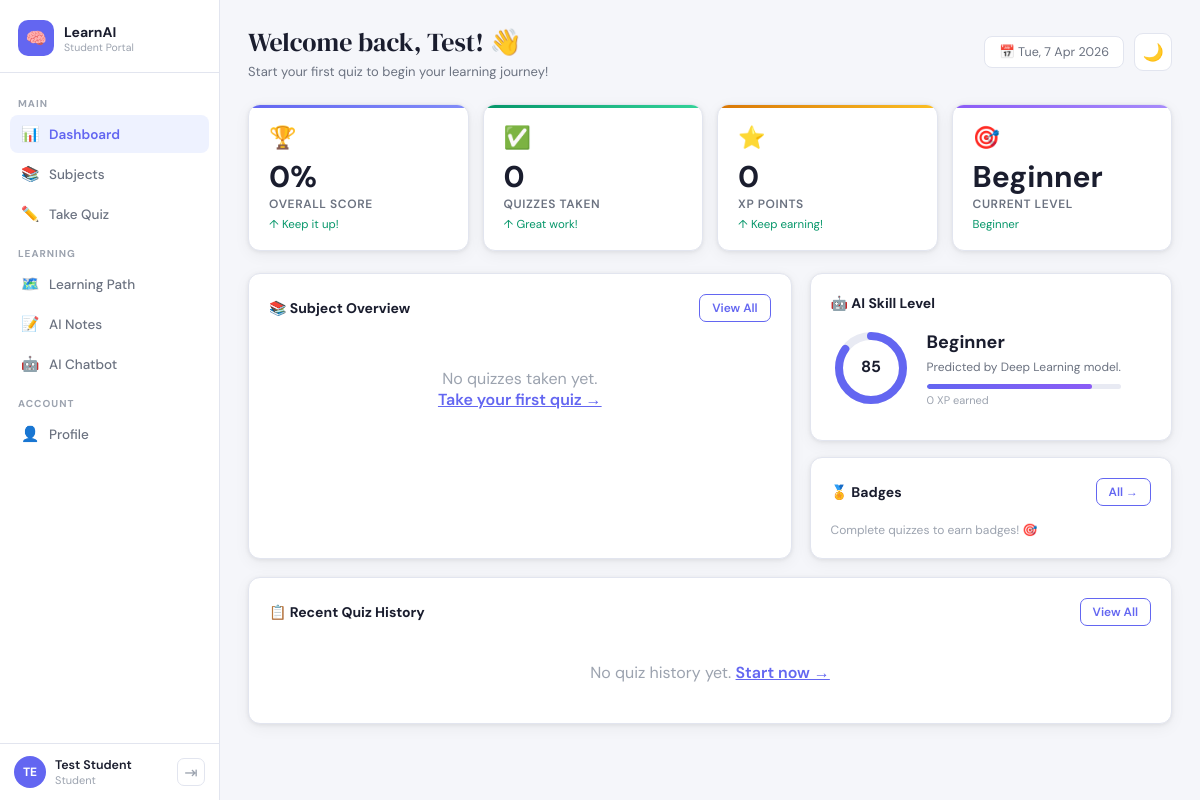
The page /student/dashboard (signed in) on the database its author committed.
### database/models.py (models this page shows)
class User(UserMixin, db.Model):
    __tablename__ = 'users'
    id            = db.Column(db.Integer, primary_key=True)
    name          = db.Column(db.String(100), nullable=False)
    email         = db.Column(db.String(120), unique=True, nullable=False)
    password_hash = db.Column(db.String(200), nullable=False)
    role          = db.Column(db.String(10), nullable=False, default='student')
    subject       = db.Column(db.String(100))
    class_level   = db.Column(db.String(20), nullable=True)  # e.g. "Class 5", "Class 10"
    points        = db.Column(db.Integer, default=0)
    level         = db.Column(db.String(20), default='Beginner')
    firebase_uid  = db.Column(db.String(200), nullable=True)   # ✅ FIXED: Google login ke liye
    created_at    = db.Column(db.DateTime, default=datetime.utcnow)
    quiz_results  = db.relationship('QuizResult', backref='user', lazy=True)
    chat_messages = db.relationship('ChatMessage', backref='user', lazy=True)
    notes         = db.relationship('Note', backref='user', lazy=True)

### app.py (the view)
@student_bp.route('/dashboard')
def dashboard():
    results    = get_user_quiz_results(current_user.id)
    scores     = analyze_skills(results) if results else {}
    level_name, conf, probs = predict_skill_level(scores)
    badges     = Badge.query.filter_by(user_id=current_user.id).all()
    path_row   = LearningPath.query.filter_by(user_id=current_user.id).first()
    weak       = sorted([(s,v) for s,v in scores.items() if v < 60], key=lambda x: x[1])
    return render_template('student/student_dashboard.html',
        user=current_user, results=results[:6], scores=scores,
        level_name=level_name, conf=round(conf*100), probs=probs,
        badges=badges, weak_topics=weak,
        path=json.loads(path_row.path_data) if path_row else [])

### app.py (called while the page is built)
@login_manager.user_loader
def load_user(user_id):
    return User.query.get(int(user_id))

def get_user_quiz_results(user_id):
    results = QuizResult.query.filter_by(user_id=user_id).all()
    return [{'subject': r.subject, 'score': r.score,
             'total': r.total, 'percentage': r.percentage,
             'taken_at': r.taken_at} for r in results]

@student_bp.before_request
def student_auth():
    if not current_user.is_authenticated:
        return redirect(url_for('login'))
    if current_user.role != 'student':
        return redirect(url_for('teacher.dashboard'))

### ml/deep_model.py (called while the page is built)
def load_model():
    global _model
    if _model is not None:
        return _model
    if TF_AVAILABLE and os.path.exists(MODEL_PATH):
        _model = keras.models.load_model(MODEL_PATH)
    return _model

def rule_based_level(avg_score):
    if avg_score >= 80: return 3
    if avg_score >= 65: return 2
    if avg_score >= 45: return 1
    return 0

def predict_skill_level(scores_dict):
    vector = [scores_dict.get(s, 0) for s in SUBJECTS]
    avg    = np.mean([v for v in vector if v > 0]) if any(vector) else 0
    model = load_model()
    if model is not None:
        arr   = np.array(vector).reshape(1, -1) / 100.0
        probs = model.predict(arr, verbose=0)[0]
        level_idx = int(np.argmax(probs))
        confidence = float(probs[level_idx])
    else:
        level_idx  = rule_based_level(avg)
        confidence = 0.85
        probs      = [0.0] * 4
        probs[level_idx] = confidence
    return LEVELS[level_idx], confidence, probs if isinstance(probs, list) else probs.tolist()

### templates/student/student_dashboard.html (shortened to what this page needs)
<!DOCTYPE html>
<html lang="en" data-theme="light">
<head>
</head>
<body>
<aside class="sidebar">
  <div class="logo"><div class="logo-icon">🧠</div><div><div class="logo-name">LearnAI</div><div class="logo-tag">Student Portal</div></div></div>
  <nav class="nav">
    <div class="ns">Main</div>
    <a href="/student/dashboard" class="na on"><span class="ni">📊</span> Dashboard</a>
    <a href="/student/subjects"  class="na"><span class="ni">📚</span> Subjects</a>
    <a href="/student/subjects"  class="na"><span class="ni">✏️</span> Take Quiz</a>
    <div class="ns">Learning</div>
    <a href="/student/path"      class="na"><span class="ni">🗺️</span> Learning Path</a>
    <a href="/student/notes"     class="na"><span class="ni">📝</span> AI Notes</a>
    <a href="/student/chatbot"   class="na"><span class="ni">🤖</span> AI Chatbot</a>
    <div class="ns">Account</div>
    <a href="/student/profile"   class="na"><span class="ni">👤</span> Profile</a>
  </nav>
  <div class="sfoot">
    <div class="uav">{{ user.name[:2].upper() if user.name else 'U' }}</div>
    <div>
      <div class="unm">{{ user.name }}</div>
      <div class="url">Student</div>
    </div>
    <a href="/logout" class="lb" title="Logout">⇥</a>
  </div>
</aside>
<main class="main">
  <div class="topbar">
    <div>
      <div class="page-title">Welcome back, {{ user.name.split()[0] }}! 👋</div>
      <div class="page-sub">
        {% if results %}
          You have taken {{ results|length }} quiz{{ 'zes' if results|length != 1 else '' }}. Keep up the momentum!
        {% else %}
          Start your first quiz to begin your learning journey!
        {% endif %}
      </div>
    </div>
    <div class="topbar-r">
      <div class="dbadge" id="dateBadge">📅 Loading...</div>
      <button class="tt" id="themeBtn" onclick="toggleTheme()">🌙</button>
    </div>
  </div>
  <div class="stats-row">
    <div class="sc s1">
      <div class="sc-em">🏆</div>
      <div class="sc-val">{% if scores %}{{ (scores.values()|list|sum / scores|length)|round|int }}%{% else %}0%{% endif %}</div>
      <div class="sc-lbl">Overall Score</div>
      <div class="sc-note">↑ Keep it up!</div>
    </div>
    <div class="sc s2">
      <div class="sc-em">✅</div>
      <div class="sc-val">{{ results|length }}</div>
      <div class="sc-lbl">Quizzes Taken</div>
      <div class="sc-note">↑ Great work!</div>
    </div>
    <div class="sc s3">
      <div class="sc-em">⭐</div>
      <div class="sc-val">{{ user.points or 0 }}</div>
      <div class="sc-lbl">XP Points</div>
      <div class="sc-note">↑ Keep earning!</div>
    </div>
    <div class="sc s4">
      <div class="sc-em">🎯</div>
      <div class="sc-val">{{ user.level or 'Beginner' }}</div>
      <div class="sc-lbl">Current Level</div>
      <div class="sc-note">{{ level_name }}</div>
    </div>
  </div>
  <div class="grid21">
    <div class="card">
      <div class="ch">
        <div class="ct">📚 Subject Overview</div>
        <a href="/student/subjects" class="ca">View All</a>
      </div>
      <div class="subj-grid">
        {% if scores %}
          {% for subject, score in scores.items() %}
          {% set color = '#059669' if score >= 75 else ('#d97706' if score >= 50 else '#dc2626') %}
          {% set tag = 'Strong' if score >= 75 else ('Good' if score >= 60 else 'Needs Work') %}
          <a href="/student/subjects" class="sjcard">
            <div class="sic">📘</div>
            <div class="snm">{{ subject }}</div>
            <div class="sscr" style="color:{{ color }}">{{ score }}%</div>
            <span class="stag" style="background:{{ color }}22;color:{{ color }}">{{ tag }}</span>
            <div class="bar-bg"><div class="bar-fill" style="width:{{ score }}%;background:{{ color }}"></div></div>
          </a>
          {% endfor %}
        {% else %}
          <div style="grid-column:span 3;text-align:center;padding:30px;color:var(--text3)">
            No quizzes taken yet.<br>
            <a href="/student/subjects" style="color:var(--primary);font-weight:600">Take your first quiz →</a>
          </div>
        {% endif %}
      </div>
    </div>
    <div style="display:flex;flex-direction:column;gap:16px">
      <div class="card">
        <div class="ch"><div class="ct">🤖 AI Skill Level</div></div>
        <div class="ring-wrap">
          <svg class="ring-svg" viewBox="0 0 80 80">
            <circle class="ring-track" cx="40" cy="40" r="32"/>
            <circle class="ring-fill-c" cx="40" cy="40" r="32" stroke="#6366f1"
              stroke-dasharray="{{ (conf * 2.01)|round|int }} 226"/>
            <text class="ring-lbl" x="40" y="40">{{ conf }}</text>
          </svg>
          <div>
            <div class="lvname">{{ level_name }}</div>
            <div class="lvdesc">Predicted by Deep Learning model.</div>
            <div style="margin-top:8px;height:5px;background:var(--surface3);border-radius:99px;overflow:hidden">
              <div style="width:{{ conf }}%;height:100%;background:linear-gradient(90deg,#6366f1,#8b5cf6);border-radius:99px"></div>
            </div>
            <div style="font-size:11px;color:var(--text3);margin-top:4px">{{ user.points or 0 }} XP earned</div>
          </div>
        </div>
      </div>
      <div class="card">
        <div class="ch">
          <div class="ct">🏅 Badges</div>
          <a href="/student/profile" class="ca">All →</a>
        </div>
        <div class="badges-row">
          {% if badges %}
            {% for badge in badges[:5] %}
            <div class="badge-item earned"><span class="bic">{{ badge.icon }}</span>{{ badge.name }}</div>
            {% endfor %}
          {% else %}
            <div style="font-size:12px;color:var(--text3)">Complete quizzes to earn badges! 🎯</div>
          {% endif %}
        </div>
      </div>
    </div>
  </div>
  <div class="card">
    <div class="ch">
      <div class="ct">📋 Recent Quiz History</div>
      <a href="/student/profile" class="ca">View All</a>
    </div>
    <div class="hist-list">
      {% if results %}
        {% for r in results[:5] %}
        {% set color = '#059669' if r.percentage >= 75 else ('#d97706' if r.percentage >= 50 else '#dc2626') %}
        <div class="hi">
          <div class="hdot" style="background:{{ color }}"></div>
          <div class="hsub">{{ r.subject }}</div>
          <div class="hdate">{{ r.taken_at.strftime('%d %b') if r.taken_at else '' }}</div>
          <div class="hscr" style="color:{{ color }}">{{ r.score }}/{{ r.total }}</div>
          <div class="hpct" style="color:{{ color }}">{{ r.percentage }}%</div>
        </div>
        {% endfor %}
      {% else %}
        <div style="text-align:center;padding:20px;color:var(--text3)">
          No quiz history yet. <a href="/student/subjects" style="color:var(--primary);font-weight:600">Start now →</a>
        </div>
      {% endif %}
    </div>
  </div>
</main>
</body>
</html>

### rows shown on the page
User: name "TE", name "Test Student", name "Test", points "0", level "Beginner"

### other values the page prints
{{ results|length }} "0"
{{ conf }} "85"
